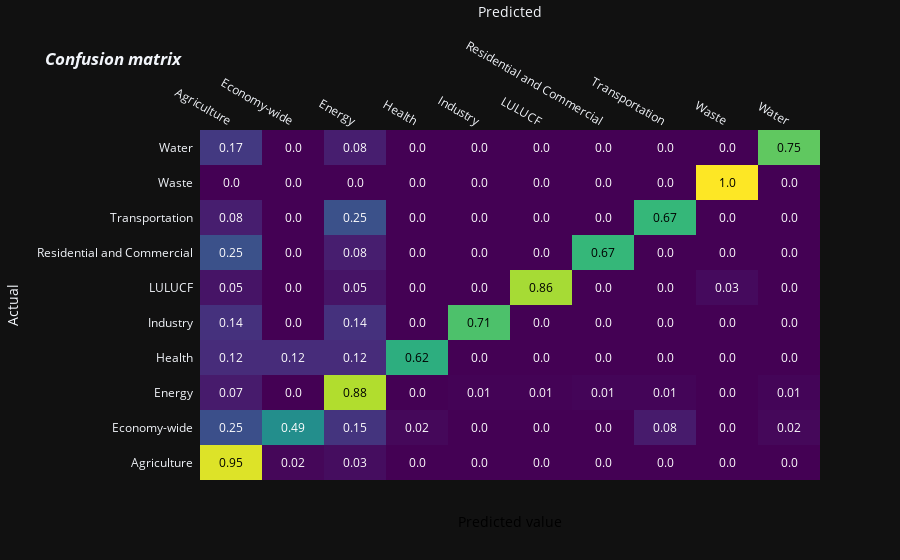

Notebook source saved alongside this figure:
### Code cell
# set up figure
fig = ff.create_annotated_heatmap(cm, x=x, y=y, annotation_text=cm_text, colorscale='Viridis')

# add title
fig.update_layout(title_text='<i><b>Confusion matrix</b></i>',
                  xaxis = dict(title='Predicted'),
                  yaxis = dict(title='Actual')
                 )

# add custom xaxis title
fig.add_annotation(dict(font=dict(color="black",size=14),
                        x=0.5,
                        y=-0.15,
                        showarrow=False,
                        text="Predicted value",
                        xref="paper",
                        yref="paper"))

### Figure 1 — Plotly figure (JSON) as saved in the notebook; plotly's stock layout.template omitted (floating-point values rounded to 4 significant figures)
{"data": [{"colorscale": [[0.0, "#440154"], [0.1111, "#482878"], [0.2222, "#3e4989"], [0.3333, "#31688e"], [0.4444, "#26828e"], [0.5556, "#1f9e89"], [0.6667, "#35b779"], [0.7778, "#6ece58"], [0.8889, "#b5de2b"], [1.0, "#fde725"]], "reversescale": false, "showscale": false, "x": ["Agriculture", "Economy-wide", "Energy", "Health", "Industry", "LULUCF", "Residential and Commercial", "Transportation", "Waste", "Water"], "y": ["Agriculture", "Economy-wide", "Energy", "Health", "Industry", "LULUCF", "Residential and Commercial", "Transportation", "Waste", "Water"], "z": [[0.9508, 0.01639, 0.03279, 0.0, 0.0, 0.0, 0.0, 0.0, 0.0, 0.0], [0.2453, 0.4906, 0.1509, 0.01887, 0.0, 0.0, 0.0, 0.07547, 0.0, 0.01887], [0.07303, 0.0, 0.882, 0.0, 0.005618, 0.005618, 0.01124, 0.01124, 0.0, 0.01124], [0.125, 0.125, 0.125, 0.625, 0.0, 0.0, 0.0, 0.0, 0.0, 0.0], [0.1429, 0.0, 0.1429, 0.0, 0.7143, 0.0, 0.0, 0.0, 0.0, 0.0], [0.05405, 0.0, 0.05405, 0.0, 0.0, 0.8649, 0.0, 0.0, 0.02703, 0.0], [0.25, 0.0, 0.08333, 0.0, 0.0, 0.0, 0.6667, 0.0, 0.0, 0.0], [0.08333, 0.0, 0.25, 0.0, 0.0, 0.0, 0.0, 0.6667, 0.0, 0.0], [0.0, 0.0, 0.0, 0.0, 0.0, 0.0, 0.0, 0.0, 1.0, 0.0], [0.1667, 0.0, 0.08333, 0.0, 0.0, 0.0, 0.0, 0.0, 0.0, 0.75]], "type": "heatmap"}], "layout": {"annotations": [{"font": {"color": "#000000"}, "showarrow": false, "text": "0.95", "x": "Agriculture", "xref": "x", "y": "Agriculture", "yref": "y"}, {"font": {"color": "#FFFFFF"}, "showarrow": false, "text": "0.02", "x": "Economy-wide", "xref": "x", "y": "Agriculture", "yref": "y"}, {"font": {"color": "#FFFFFF"}, "showarrow": false, "text": "0.03", "x": "Energy", "xref": "x", "y": "Agriculture", "yref": "y"}, {"font": {"color": "#FFFFFF"}, "showarrow": false, "text": "0.0", "x": "Health", "xref": "x", "y": "Agriculture", "yref": "y"}, {"font": {"color": "#FFFFFF"}, "showarrow": false, "text": "0.0", "x": "Industry", "xref": "x", "y": "Agriculture", "yref": "y"}, {"font": {"color": "#FFFFFF"}, "showarrow": false, "text": "0.0", "x": "LULUCF", "xref": "x", "y": "Agriculture", "yref": "y"}, {"font": {"color": "#FFFFFF"}, "showarrow": false, "text": "0.0", "x": "Residential and Commercial", "xref": "x", "y": "Agriculture", "yref": "y"}, {"font": {"color": "#FFFFFF"}, "showarrow": false, "text": "0.0", "x": "Transportation", "xref": "x", "y": "Agriculture", "yref": "y"}, {"font": {"color": "#FFFFFF"}, "showarrow": false, "text": "0.0", "x": "Waste", "xref": "x", "y": "Agriculture", "yref": "y"}, {"font": {"color": "#FFFFFF"}, "showarrow": false, "text": "0.0", "x": "Water", "xref": "x", "y": "Agriculture", "yref": "y"}, {"font": {"color": "#FFFFFF"}, "showarrow": false, "text": "0.25", "x": "Agriculture", "xref": "x", "y": "Economy-wide", "yref": "y"}, {"font": {"color": "#FFFFFF"}, "showarrow": false, "text": "0.49", "x": "Economy-wide", "xref": "x", "y": "Economy-wide", "yref": "y"}, {"font": {"color": "#FFFFFF"}, "showarrow": false, "text": "0.15", "x": "Energy", "xref": "x", "y": "Economy-wide", "yref": "y"}, {"font": {"color": "#FFFFFF"}, "showarrow": false, "text": "0.02", "x": "Health", "xref": "x", "y": "Economy-wide", "yref": "y"}, {"font": {"color": "#FFFFFF"}, "showarrow": false, "text": "0.0", "x": "Industry", "xref": "x", "y": "Economy-wide", "yref": "y"}, {"font": {"color": "#FFFFFF"}, "showarrow": false, "text": "0.0", "x": "LULUCF", "xref": "x", "y": "Economy-wide", "yref": "y"}, {"font": {"color": "#FFFFFF"}, "showarrow": false, "text": "0.0", "x": "Residential and Commercial", "xref": "x", "y": "Economy-wide", "yref": "y"}, {"font": {"color": "#FFFFFF"}, "showarrow": false, "text": "0.08", "x": "Transportation", "xref": "x", "y": "Economy-wide", "yref": "y"}, {"font": {"color": "#FFFFFF"}, "showarrow": false, "text": "0.0", "x": "Waste", "xref": "x", "y": "Economy-wide", "yref": "y"}, {"font": {"color": "#FFFFFF"}, "showarrow": false, "text": "0.02", "x": "Water", "xref": "x", "y": "Economy-wide", "yref": "y"}, {"font": {"color": "#FFFFFF"}, "showarrow": false, "text": "0.07", "x": "Agriculture", "xref": "x", "y": "Energy", "yref": "y"}, {"font": {"color": "#FFFFFF"}, "showarrow": false, "text": "0.0", "x": "Economy-wide", "xref": "x", "y": "Energy", "yref": "y"}, {"font": {"color": "#000000"}, "showarrow": false, "text": "0.88", "x": "Energy", "xref": "x", "y": "Energy", "yref": "y"}, {"font": {"color": "#FFFFFF"}, "showarrow": false, "text": "0.0", "x": "Health", "xref": "x", "y": "Energy", "yref": "y"}, {"font": {"color": "#FFFFFF"}, "showarrow": false, "text": "0.01", "x": "Industry", "xref": "x", "y": "Energy", "yref": "y"}, {"font": {"color": "#FFFFFF"}, "showarrow": false, "text": "0.01", "x": "LULUCF", "xref": "x", "y": "Energy", "yref": "y"}, {"font": {"color": "#FFFFFF"}, "showarrow": false, "text": "0.01", "x": "Residential and Commercial", "xref": "x", "y": "Energy", "yref": "y"}, {"font": {"color": "#FFFFFF"}, "showarrow": false, "text": "0.01", "x": "Transportation", "xref": "x", "y": "Energy", "yref": "y"}, {"font": {"color": "#FFFFFF"}, "showarrow": false, "text": "0.0", "x": "Waste", "xref": "x", "y": "Energy", "yref": "y"}, {"font": {"color": "#FFFFFF"}, "showarrow": false, "text": "0.01", "x": "Water", "xref": "x", "y": "Energy", "yref": "y"}, {"font": {"color": "#FFFFFF"}, "showarrow": false, "text": "0.12", "x": "Agriculture", "xref": "x", "y": "Health", "yref": "y"}, {"font": {"color": "#FFFFFF"}, "showarrow": false, "text": "0.12", "x": "Economy-wide", "xref": "x", "y": "Health", "yref": "y"}, {"font": {"color": "#FFFFFF"}, "showarrow": false, "text": "0.12", "x": "Energy", "xref": "x", "y": "Health", "yref": "y"}, {"font": {"color": "#000000"}, "showarrow": false, "text": "0.62", "x": "Health", "xref": "x", "y": "Health", "yref": "y"}, {"font": {"color": "#FFFFFF"}, "showarrow": false, "text": "0.0", "x": "Industry", "xref": "x", "y": "Health", "yref": "y"}, {"font": {"color": "#FFFFFF"}, "showarrow": false, "text": "0.0", "x": "LULUCF", "xref": "x", "y": "Health", "yref": "y"}, {"font": {"color": "#FFFFFF"}, "showarrow": false, "text": "0.0", "x": "Residential and Commercial", "xref": "x", "y": "Health", "yref": "y"}, {"font": {"color": "#FFFFFF"}, "showarrow": false, "text": "0.0", "x": "Transportation", "xref": "x", "y": "Health", "yref": "y"}, {"font": {"color": "#FFFFFF"}, "showarrow": false, "text": "0.0", "x": "Waste", "xref": "x", "y": "Health", "yref": "y"}, {"font": {"color": "#FFFFFF"}, "showarrow": false, "text": "0.0", "x": "Water", "xref": "x", "y": "Health", "yref": "y"}, {"font": {"color": "#FFFFFF"}, "showarrow": false, "text": "0.14", "x": "Agriculture", "xref": "x", "y": "Industry", "yref": "y"}, {"font": {"color": "#FFFFFF"}, "showarrow": false, "text": "0.0", "x": "Economy-wide", "xref": "x", "y": "Industry", "yref": "y"}, {"font": {"color": "#FFFFFF"}, "showarrow": false, "text": "0.14", "x": "Energy", "xref": "x", "y": "Industry", "yref": "y"}, {"font": {"color": "#FFFFFF"}, "showarrow": false, "text": "0.0", "x": "Health", "xref": "x", "y": "Industry", "yref": "y"}, {"font": {"color": "#000000"}, "showarrow": false, "text": "0.71", "x": "Industry", "xref": "x", "y": "Industry", "yref": "y"}, {"font": {"color": "#FFFFFF"}, "showarrow": false, "text": "0.0", "x": "LULUCF", "xref": "x", "y": "Industry", "yref": "y"}, {"font": {"color": "#FFFFFF"}, "showarrow": false, "text": "0.0", "x": "Residential and Commercial", "xref": "x", "y": "Industry", "yref": "y"}, {"font": {"color": "#FFFFFF"}, "showarrow": false, "text": "0.0", "x": "Transportation", "xref": "x", "y": "Industry", "yref": "y"}, {"font": {"color": "#FFFFFF"}, "showarrow": false, "text": "0.0", "x": "Waste", "xref": "x", "y": "Industry", "yref": "y"}, {"font": {"color": "#FFFFFF"}, "showarrow": false, "text": "0.0", "x": "Water", "xref": "x", "y": "Industry", "yref": "y"}, {"font": {"color": "#FFFFFF"}, "showarrow": false, "text": "0.05", "x": "Agriculture", "xref": "x", "y": "LULUCF", "yref": "y"}, {"font": {"color": "#FFFFFF"}, "showarrow": false, "text": "0.0", "x": "Economy-wide", "xref": "x", "y": "LULUCF", "yref": "y"}, {"font": {"color": "#FFFFFF"}, "showarrow": false, "text": "0.05", "x": "Energy", "xref": "x", "y": "LULUCF", "yref": "y"}, {"font": {"color": "#FFFFFF"}, "showarrow": false, "text": "0.0", "x": "Health", "xref": "x", "y": "LULUCF", "yref": "y"}, {"font": {"color": "#FFFFFF"}, "showarrow": false, "text": "0.0", "x": "Industry", "xref": "x", "y": "LULUCF", "yref": "y"}, {"font": {"color": "#000000"}, "showarrow": false, "text": "0.86", "x": "LULUCF", "xref": "x", "y": "LULUCF", "yref": "y"}, {"font": {"color": "#FFFFFF"}, "showarrow": false, "text": "0.0", "x": "Residential and Commercial", "xref": "x", "y": "LULUCF", "yref": "y"}, {"font": {"color": "#FFFFFF"}, "showarrow": false, "text": "0.0", "x": "Transportation", "xref": "x", "y": "LULUCF", "yref": "y"}, {"font": {"color": "#FFFFFF"}, "showarrow": false, "text": "0.03", "x": "Waste", "xref": "x", "y": "LULUCF", "yref": "y"}, {"font": {"color": "#FFFFFF"}, "showarrow": false, "text": "0.0", "x": "Water", "xref": "x", "y": "LULUCF", "yref": "y"}, {"font": {"color": "#FFFFFF"}, "showarrow": false, "text": "0.25", "x": "Agriculture", "xref": "x", "y": "Residential and Commercial", "yref": "y"}, {"font": {"color": "#FFFFFF"}, "showarrow": false, "text": "0.0", "x": "Economy-wide", "xref": "x", "y": "Residential and Commercial", "yref": "y"}, {"font": {"color": "#FFFFFF"}, "showarrow": false, "text": "0.08", "x": "Energy", "xref": "x", "y": "Residential and Commercial", "yref": "y"}, {"font": {"color": "#FFFFFF"}, "showarrow": false, "text": "0.0", "x": "Health", "xref": "x", "y": "Residential and Commercial", "yref": "y"}, {"font": {"color": "#FFFFFF"}, "showarrow": false, "text": "0.0", "x": "Industry", "xref": "x", "y": "Residential and Commercial", "yref": "y"}, {"font": {"color": "#FFFFFF"}, "showarrow": false, "text": "0.0", "x": "LULUCF", "xref": "x", "y": "Residential and Commercial", "yref": "y"}, {"font": {"color": "#000000"}, "showarrow": false, "text": "0.67", "x": "Residential and Commercial", "xref": "x", "y": "Residential and Commercial", "yref": "y"}, {"font": {"color": "#FFFFFF"}, "showarrow": false, "text": "0.0", "x": "Transportation", "xref": "x", "y": "Residential and Commercial", "yref": "y"}, {"font": {"color": "#FFFFFF"}, "showarrow": false, "text": "0.0", "x": "Waste", "xref": "x", "y": "Residential and Commercial", "yref": "y"}, {"font": {"color": "#FFFFFF"}, "showarrow": false, "text": "0.0", "x": "Water", "xref": "x", "y": "Residential and Commercial", "yref": "y"}, {"font": {"color": "#FFFFFF"}, "showarrow": false, "text": "0.08", "x": "Agriculture", "xref": "x", "y": "Transportation", "yref": "y"}, {"font": {"color": "#FFFFFF"}, "showarrow": false, "text": "0.0", "x": "Economy-wide", "xref": "x", "y": "Transportation", "yref": "y"}, {"font": {"color": "#FFFFFF"}, "showarrow": false, "text": "0.25", "x": "Energy", "xref": "x", "y": "Transportation", "yref": "y"}, {"font": {"color": "#FFFFFF"}, "showarrow": false, "text": "0.0", "x": "Health", "xref": "x", "y": "Transportation", "yref": "y"}, {"font": {"color": "#FFFFFF"}, "showarrow": false, "text": "0.0", "x": "Industry", "xref": "x", "y": "Transportation", "yref": "y"}, {"font": {"color": "#FFFFFF"}, "showarrow": false, "text": "0.0", "x": "LULUCF", "xref": "x", "y": "Transportation", "yref": "y"}, {"font": {"color": "#FFFFFF"}, "showarrow": false, "text": "0.0", "x": "Residential and Commercial", "xref": "x", "y": "Transportation", "yref": "y"}, {"font": {"color": "#000000"}, "showarrow": false, "text": "0.67", "x": "Transportation", "xref": "x", "y": "Transportation", "yref": "y"}, {"font": {"color": "#FFFFFF"}, "showarrow": false, "text": "0.0", "x": "Waste", "xref": "x", "y": "Transportation", "yref": "y"}, {"font": {"color": "#FFFFFF"}, "showarrow": false, "text": "0.0", "x": "Water", "xref": "x", "y": "Transportation", "yref": "y"}, {"font": {"color": "#FFFFFF"}, "showarrow": false, "text": "0.0", "x": "Agriculture", "xref": "x", "y": "Waste", "yref": "y"}, {"font": {"color": "#FFFFFF"}, "showarrow": false, "text": "0.0", "x": "Economy-wide", "xref": "x", "y": "Waste", "yref": "y"}, {"font": {"color": "#FFFFFF"}, "showarrow": false, "text": "0.0", "x": "Energy", "xref": "x", "y": "Waste", "yref": "y"}, {"font": {"color": "#FFFFFF"}, "showarrow": false, "text": "0.0", "x": "Health", "xref": "x", "y": "Waste", "yref": "y"}, {"font": {"color": "#FFFFFF"}, "showarrow": false, "text": "0.0", "x": "Industry", "xref": "x", "y": "Waste", "yref": "y"}, {"font": {"color": "#FFFFFF"}, "showarrow": false, "text": "0.0", "x": "LULUCF", "xref": "x", "y": "Waste", "yref": "y"}, {"font": {"color": "#FFFFFF"}, "showarrow": false, "text": "0.0", "x": "Residential and Commercial", "xref": "x", "y": "Waste", "yref": "y"}, {"font": {"color": "#FFFFFF"}, "showarrow": false, "text": "0.0", "x": "Transportation", "xref": "x", "y": "Waste", "yref": "y"}, {"font": {"color": "#000000"}, "showarrow": false, "text": "1.0", "x": "Waste", "xref": "x", "y": "Waste", "yref": "y"}, {"font": {"color": "#FFFFFF"}, "showarrow": false, "text": "0.0", "x": "Water", "xref": "x", "y": "Waste", "yref": "y"}, {"font": {"color": "#FFFFFF"}, "showarrow": false, "text": "0.17", "x": "Agriculture", "xref": "x", "y": "Water", "yref": "y"}, {"font": {"color": "#FFFFFF"}, "showarrow": false, "text": "0.0", "x": "Economy-wide", "xref": "x", "y": "Water", "yref": "y"}, {"font": {"color": "#FFFFFF"}, "showarrow": false, "text": "0.08", "x": "Energy", "xref": "x", "y": "Water", "yref": "y"}, {"font": {"color": "#FFFFFF"}, "showarrow": false, "text": "0.0", "x": "Health", "xref": "x", "y": "Water", "yref": "y"}, {"font": {"color": "#FFFFFF"}, "showarrow": false, "text": "0.0", "x": "Industry", "xref": "x", "y": "Water", "yref": "y"}, {"font": {"color": "#FFFFFF"}, "showarrow": false, "text": "0.0", "x": "LULUCF", "xref": "x", "y": "Water", "yref": "y"}, {"font": {"color": "#FFFFFF"}, "showarrow": false, "text": "0.0", "x": "Residential and Commercial", "xref": "x", "y": "Water", "yref": "y"}, {"font": {"color": "#FFFFFF"}, "showarrow": false, "text": "0.0", "x": "Transportation", "xref": "x", "y": "Water", "yref": "y"}, {"font": {"color": "#FFFFFF"}, "showarrow": false, "text": "0.0", "x": "Waste", "xref": "x", "y": "Water", "yref": "y"}, {"font": {"color": "#000000"}, "showarrow": false, "text": "0.75", "x": "Water", "xref": "x", "y": "Water", "yref": "y"}, {"font": {"color": "black", "size": 14}, "showarrow": false, "text": "Predicted value", "x": 0.5, "xref": "paper", "y": -0.15, "yref": "paper"}], "xaxis": {"dtick": 1, "gridcolor": "rgb(0, 0, 0)", "side": "top", "ticks": "", "title": {"text": "Predicted"}}, "yaxis": {"dtick": 1, "ticks": "", "ticksuffix": "  ", "title": {"text": "Actual"}}, "title": {"text": "<i><b>Confusion matrix</b></i>"}}}
